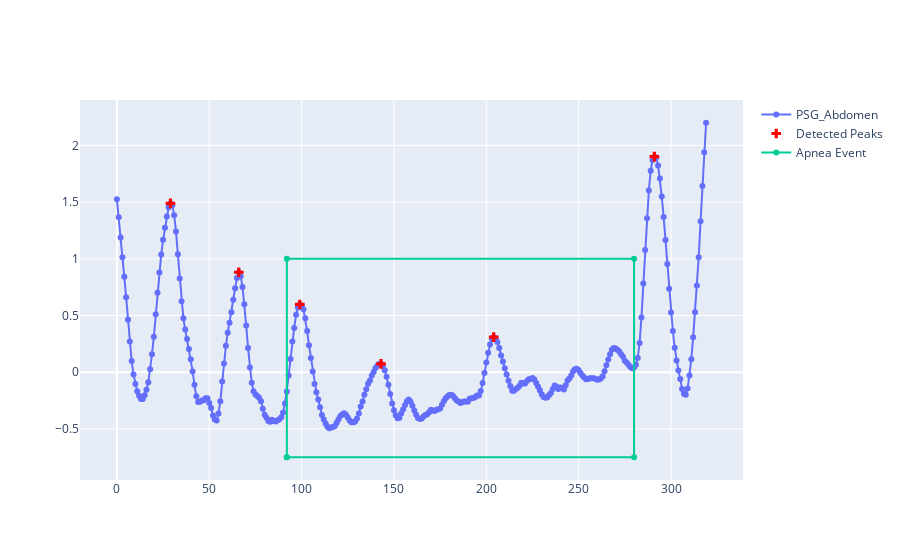

The notebook cell this image was saved under:
### Code cell
# visualization tool! 
patient = data[data['patient'] == '1']
feature = 'PSG_Abdomen'
ecg = list(patient[feature])
big_arr = np.array(ecg).flatten()
ev_arr = np.array(patient['event'])

y = big_arr[56900: 57220]
indices = find_peaks(y, prominence = 0.2)[0]
import plotly.graph_objects as go
fig = go.Figure()
fig.add_trace(go.Scatter(
    y=y,
    mode='lines+markers',
    name=feature
))

fig.add_trace(go.Scatter(
    x=indices,
    y=[y[j] for j in indices],
    mode='markers',
    marker=dict(
        size=8,
        color='red',
        symbol='cross'
    ),
    name='Detected Peaks'
))
fig.add_trace(go.Scatter(x=[92,92,280,280,92], y=[-0.75,1,1,-0.75,-0.75],name='Apnea Event'))

fig.show()

### Figure 1 — Plotly figure (JSON) as saved in the notebook; plotly's stock layout.template omitted (floating-point values rounded to 4 significant figures; data arrays with more than 128 entries replaced by an {"elided": "..."} marker saying what was removed)
{"data": [{"mode": "lines+markers", "name": "PSG_Abdomen", "type": "scatter", "y": {"elided": "320 float values"}}, {"marker": {"color": "red", "size": 8, "symbol": "cross"}, "mode": "markers", "name": "Detected Peaks", "type": "scatter", "x": [29, 66, 99, 143, 204, 291], "y": [1.488, 0.8815, 0.5977, 0.0735, 0.3093, 1.901]}, {"name": "Apnea Event", "type": "scatter", "x": [92, 92, 280, 280, 92], "y": [-0.75, 1, 1, -0.75, -0.75]}], "layout": {}}
